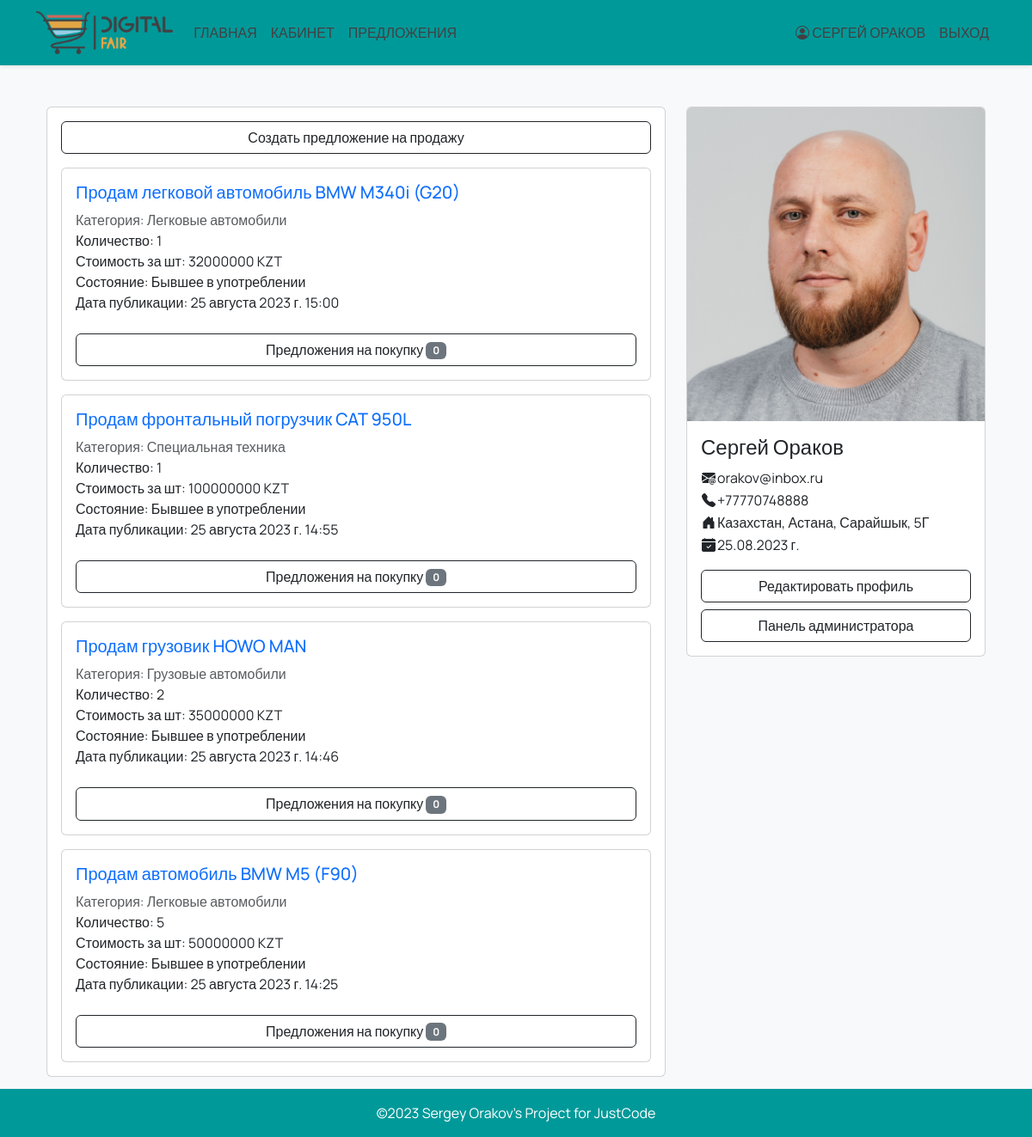
The page /cabinet (signed in) on the database as committed earlier.
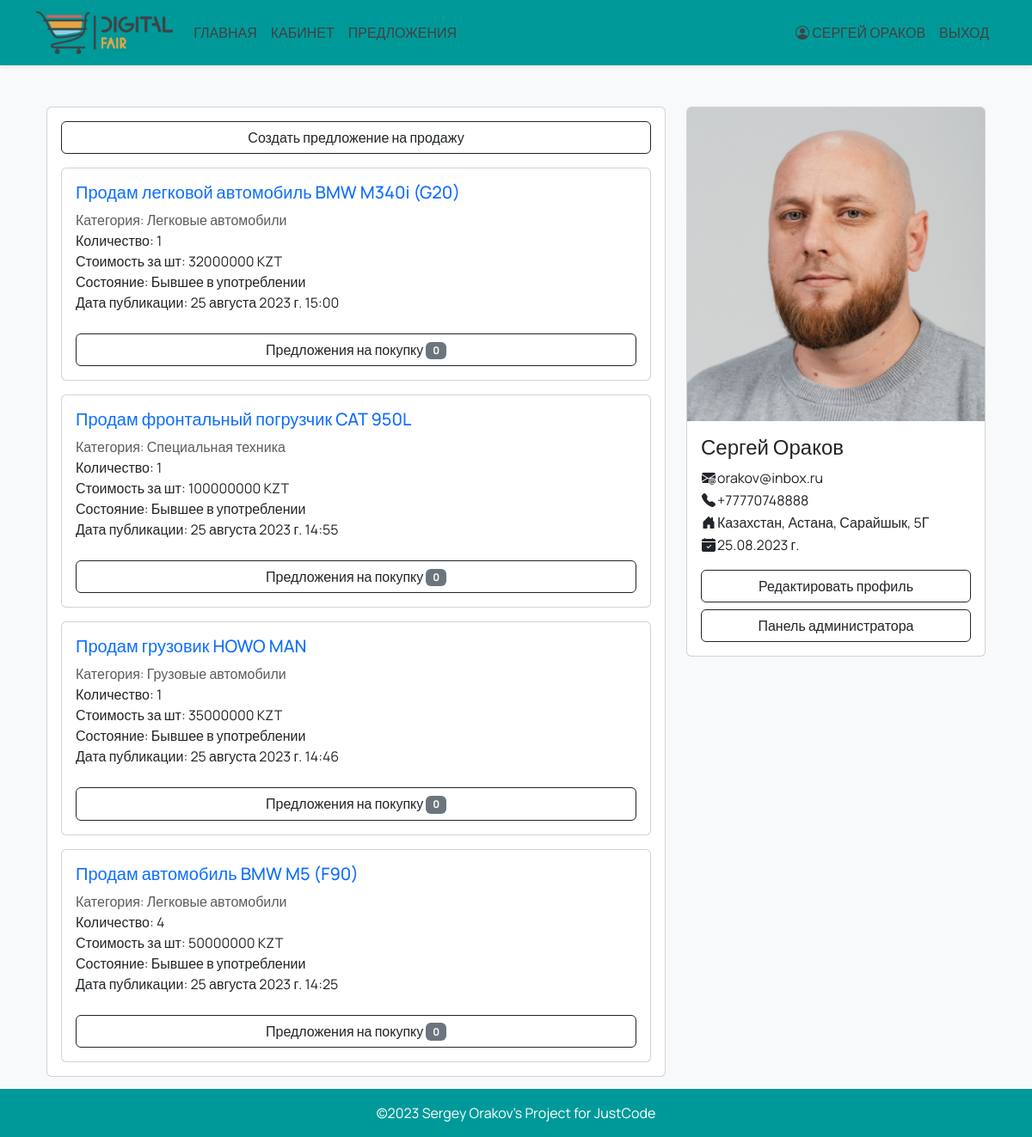
The same page on the database as committed later.
### main/models.py (models this page shows, shortened)
class OfferSale(models.Model):
    title = models.CharField(max_length=64)
    image = models.ImageField(upload_to='img/offer_image', default='img/no_item_image.jpg')
    category = models.ForeignKey(Category, on_delete=models.CASCADE)
    description = models.TextField(null=True, blank=True)
    manufacturer = models.ForeignKey(Manufacturer, on_delete=models.CASCADE)
    offer_model = models.ForeignKey(OfferModel, on_delete=models.CASCADE)
    amount = models.PositiveIntegerField()
    unit = models.ForeignKey(Unit, on_delete=models.CASCADE)
    condition_new = models.BooleanField(default=True)
    price = models.PositiveIntegerField()
    datetime = models.DateTimeField(auto_now_add=True)
    in_active = models.BooleanField(default=True)
    salesman = models.ForeignKey(CustomUser, on_delete=models.CASCADE)
    country = models.CharField(max_length=64)
    city = models.CharField(max_length=64)
    street = models.CharField(max_length=64)
    home_number = models.CharField(max_length=64)
    class Meta:
        verbose_name = 'Предложение на продажу'
        verbose_name_plural = 'Предложения на продажу'

class Manufacturer(models.Model):
    name = models.CharField(max_length=128)
    description = models.TextField(null=True, blank=True)
    class Meta:
        verbose_name = 'Производитель'
        verbose_name_plural = 'Производители'
    def __str__(self):
        return self.name

class OfferModel(models.Model):
    name = models.CharField(max_length=128)
    manufacturer = models.ForeignKey(Manufacturer, on_delete=models.CASCADE)
    description = models.TextField(null=True, blank=True)
    class Meta:
        verbose_name = 'Модель'
        verbose_name_plural = 'Модели'
    def __str__(self):
        return self.name

class Category(models.Model):
    name = models.CharField(max_length=64)
    description = models.TextField(null=True, blank=True)
    class Meta:
        verbose_name = 'Категория'
        verbose_name_plural = 'Категории'

class Unit(models.Model):
    name = models.CharField(max_length=64)
    class Meta:
        verbose_name = 'Единица измерения'
        verbose_name_plural = 'Единицы измерения'
    def __str__(self):
        return self.name

### main/views.py (the view)
# urls.py: path('cabinet', cabinetView, name='cabinet_url'),
@login_required(login_url='login_url')
def cabinetView(request):
    user = request.user
    offers = OfferSale.objects.filter(salesman=user).order_by('-datetime')
    for offer in offers:
        offer.count = len(OfferBuy.objects.filter(sale=offer).filter(in_active=True))
    context = {
        'user': user,
        'this_url': 'cabinet_url',
        'offers': offers,
    }
    return render(request, 'cabinet.html', context)

### main/context_processors.py (called while the page is built)
def current_year(request):
    return {'current_year': datetime.datetime.now().year}

### templates/cabinet.html (shortened to what the changed rows need)
{% extends 'base.html' %}
{% load static %}
{% block content %}
<div class="container mt-5">
    <div class="row">
        <div class="col-md-8">
            <div class="card">
                <div class="card-body">
                    {% if offers %}
                    {% for offer in offers %}
                        <div class="card mt-3">
                            <div class="card-body">
                                <div class="d-grid gap-2">
                                    <ul class="list-unstyled">
                                        <li class="list-group-item"><h5><a class="text-decoration-none" href="{% url 'offer_url' offer.id %}">{{ offer.title }} {{ offer.manufacturer }} {{ offer.offer_model }}</a></h5></li>
                                        <li class="list-group-item text-muted">Категория: {{ offer.category.name }}</li>
                                        <li class="list-group-item">Количество: {{ offer.amount }}</li>
                                        <li class="list-group-item">Стоимость за {{ offer.unit }}: {{ offer.price }} KZT</li>
                                        <li class="list-group-item">Состояние:
                                            {% if offer.condition_new %}
                                                <span>Новое</span>
                                            {% else %}
                                                <span>Бывшее в употреблении</span>
                                            {% endif %}
                                        </li>
                                        <li class="list-group-item">Дата публикации: {{ offer.datetime }}</li>
                                    </ul>
                                    <a href="{% url 'offers_buy_url' offer.id %}" class="btn btn-outline-dark">
                                        Предложения на покупку <span class="badge bg-secondary">{{ offer.count }}</span>
                                    </a>
                                </div>
                            </div>
                        </div>
                    {% endfor %}
                    {% endif %}
                </div>
            </div>
        </div>
    </div>
</div>
{% endblock %}

Rows that differ between the two databases and show on the page:
changed OfferSale "Продам грузовик": amount "2" → "1"
changed OfferSale "Продам автомобиль": amount "5" → "4"
